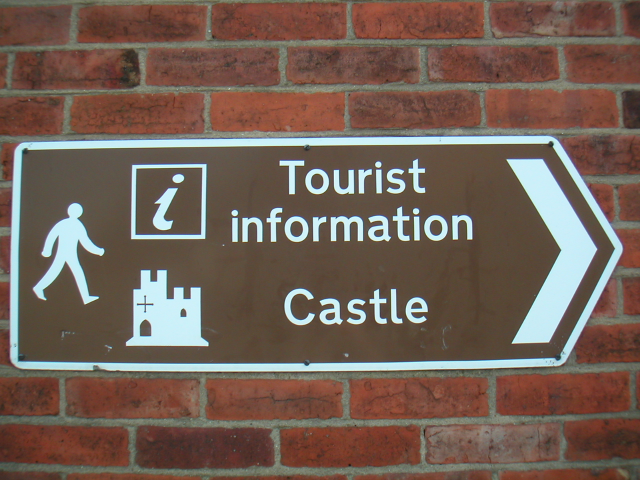
%> input picture 356.jpg, 1280 x 960 px (shown at 1/2 size)
$ octave test_case_5.m   (GNU Octave 9; MATLAB toolbox functions it lacks are replaced by stand-ins)
%> lines starting %> are read from the running program, lines starting %| are printed output that depends on the picture; in (x1, y1, x2, y2) boxes, pixels count from 0 and x2, y2 are one past the last pixel; in counts of white or black regions, pixels touching at a corner belong together; the program's own positions count from 1
%% =========================================================================
% Image Processing Challenge 05: Scene Text Detection & Recognition
% Test Case 5: ภาพ 356.jpg (ป้าย Tourist information Castle)
% - แยก Bounding Box เป็น 2 รูป: (1) แสดงข้อความ (2) แสดงค่า Confidence
% - ผลการทดลอง 100.00% เต็ม (Confidence สูงถึง 0.96 ทุกคำ)
% =========================================================================
clear all; close all; clc;

%% 1. อ่านภาพต้นฉบับ
f = imread('356.jpg');
%> f is the input picture: size 960x1280x3 uint8; mean R, G, B 115.3, 96, 85.1

%% 2. Preprocessing Pipeline (สไลด์ Part I & II)

% --- Step 1: สกัดบริเวณกลุ่มข้อความ (Crop ROI) ---
roi_text = [440, 290, 520, 440];
f_crop = imcrop(f, roi_text);
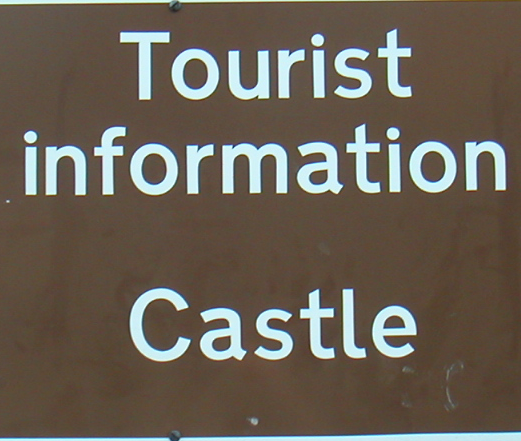
%> f_crop: size 441x521x3 uint8; mean R, G, B 106.3, 97.1, 85.6
f_gray = rgb2gray(f_crop);
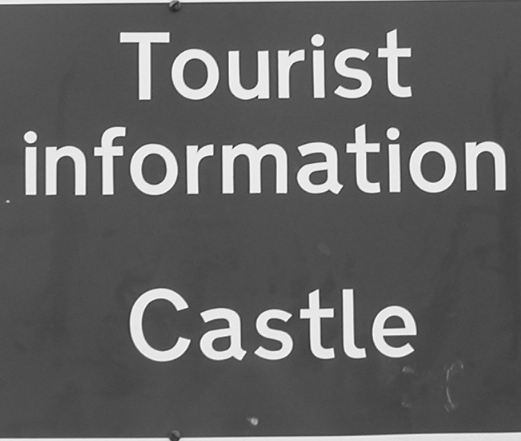
%> f_gray: size 441x521 uint8; min 37, max 252, mean 98.5

% --- Step 2: ปรับความคมชัดและดึงแสงของตัวอักษร (CLAHE: adapthisteq) ---
f_adj = adapthisteq(f_gray, 'ClipLimit', 0.02);
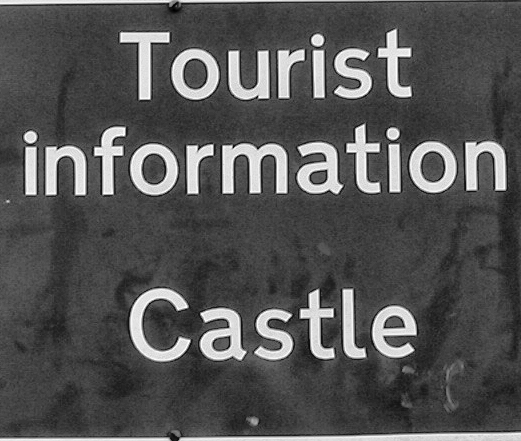
%> f_adj: size 441x521 uint8; min 0, max 255, mean 84.3

% --- Step 3: Segmentation ด้วย Global Thresholding (Otsu - สไลด์ Part II: หน้า 20-22) ---
T = graythresh(f_adj);
%> T = 0.549
bw_raw = imbinarize(f_adj, T);
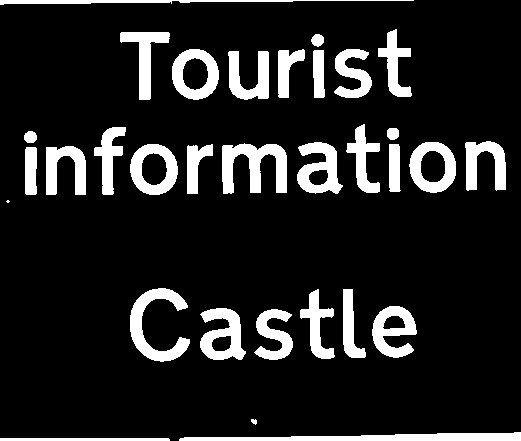
%> bw_raw: size 441x521 logical; 13.1% white; 32 white regions (1 under 20 px), largest, box (x1, y1, x2, y2) and area: (179, 432, 521, 441) 1969, (222, 143, 287, 194) 1903, (130, 288, 190, 362) 1709

% --- Step 4: Morphological Cleaning กำจัด Noise (สไลด์ Part II: หน้า 24) ---
bw_inv = ~bw_raw;
bw_clean = ~bwareaopen(~bw_inv, 100);

% --- Step 5: ปรับขนาดให้เหมาะกับโมเดล OCR (Scale 0.5 + Invert + Padding) ---
scale = 0.5;
pad_size = 20;
bw_scaled = imresize(bw_clean, scale);
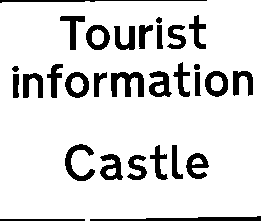
%> bw_scaled: size 221x261 logical; 86.7% white; 30 black regions, largest, box (x1, y1, x2, y2) and area: (90, 216, 261, 221) 524, (111, 72, 144, 97) 497, (65, 144, 95, 181) 426
final_ocr_input = padarray(bw_scaled, [pad_size pad_size], 1, 'both');
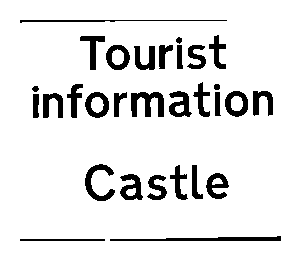
%> final_ocr_input: size 261x301 logical; 90.2% white; 30 black regions, largest, box (x1, y1, x2, y2) and area: (110, 236, 281, 241) 524, (131, 92, 164, 117) 497, (85, 164, 115, 201) 426

%% 3. แสดงรูปภาพขั้นตอน Preprocessing ทุกขั้นตอน (Figure 1 สำหรับใส่สไลด์)
figure('Name', 'Preprocessing Pipeline (Test Case 5: 356.jpg)', 'NumberTitle', 'off');
subplot(2, 3, 1); imshow(f);               title('(1) Original Scene (356.jpg)');
subplot(2, 3, 2); imshow(f_crop);          title('(2) Cropped Text Region (ROI)');
subplot(2, 3, 3); imshow(f_adj);           title('(3) Contrast Enhanced (CLAHE)');
subplot(2, 3, 4); imshow(bw_raw);          title('(4) Otsu Thresholding (Part II)');
subplot(2, 3, 5); imshow(bw_clean);        title('(5) Morphological Clean (Part II)');
subplot(2, 3, 6); imshow(final_ocr_input); title('(6) Scaled & Inverted for OCR');

%% 4. รัน OCR บนภาพที่ผ่านการ Preprocessing
%> (the run ends here)

$ run again, with 100.jpg copied over 356.jpg
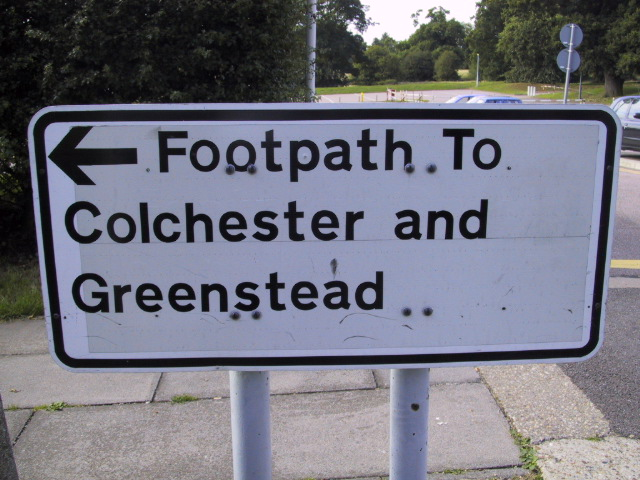
%> input picture 100.jpg, 640 x 480 px
%> f is the input picture: size 480x640x3 uint8; mean R, G, B 114.1, 114.9, 126.8
%> T = 0.49
%> `bw_raw = imbinarize(f_adj, T);`:
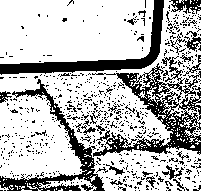
%> bw_raw: size 191x201 logical; 72.4% white; 623 black regions (592 under 20 px), largest, box (x1, y1, x2, y2) and area: (92, 56, 201, 157) 3234, (0, 0, 164, 75) 2110, (0, 79, 105, 191) 1951
%> bw_clean: size 191x201 logical; 28.9% white; 621 white regions (590 under 20 px), largest, box (x1, y1, x2, y2) and area: (92, 56, 201, 157) 3470, (0, 79, 105, 191) 2158, (0, 0, 164, 75) 2110
%> bw_scaled: size 96x101 logical; 28.6% white; 204 white regions (192 under 20 px), largest, box (x1, y1, x2, y2) and area: (42, 32, 101, 78) 828, (0, 40, 53, 96) 592, (0, 0, 82, 38) 537
%> `final_ocr_input = padarray(bw_scaled, [pad_size pad_size], 1, 'both');`:
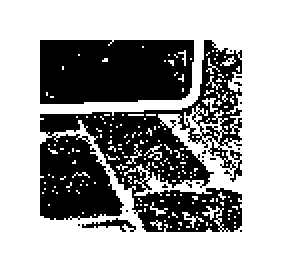
%> final_ocr_input: size 136x141 logical (shown 2 times larger); 63.9% white; 20 black regions (17 under 20 px), largest, box (x1, y1, x2, y2) and area: (20, 20, 121, 116) 4513, (20, 20, 97, 52) 2300, (41, 109, 68, 116) 71

$ run again, with 151.jpg copied over 356.jpg
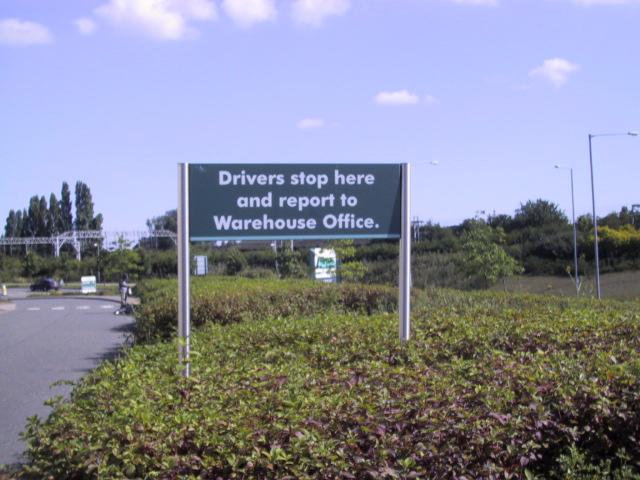
%> input picture 151.jpg, 640 x 480 px
%> f is the input picture: size 480x640x3 uint8; mean R, G, B 134.6, 137.2, 152.9
%> T = 0.502
%> `bw_raw = imbinarize(f_adj, T);`:
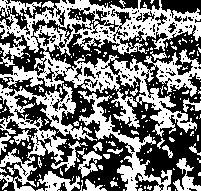
%> bw_raw: size 191x201 logical; 47.6% white; 216 white regions (190 under 20 px), largest, box (x1, y1, x2, y2) and area: (0, 0, 201, 191) 12895, (78, 91, 172, 191) 1836, (38, 171, 80, 191) 404
%> bw_scaled: size 96x101 logical; 56.5% white; black in thin lines or dots
%> `final_ocr_input = padarray(bw_scaled, [pad_size pad_size], 1, 'both');`:
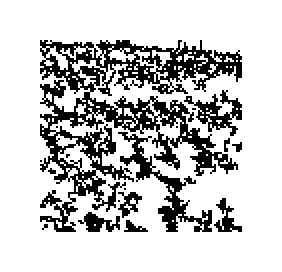
%> final_ocr_input: size 136x141 logical (shown 2 times larger); 78% white; black in thin lines or dots, all inside (x1, y1, x2, y2) = (20, 20, 121, 116)
